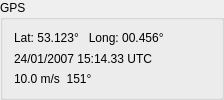
         <widget class="QGroupBox" name="GroupBoxGPSStatus">
          <property name="sizePolicy">
           <sizepolicy hsizetype="Minimum" vsizetype="Fixed">
            <horstretch>0</horstretch>
            <verstretch>0</verstretch>
           </sizepolicy>
          </property>
          <property name="title">
           <string>GPS</string>
          </property>
          <layout class="QVBoxLayout" name="_31">
           <property name="spacing">
            <number>6</number>
           </property>
           <property name="leftMargin">
            <number>11</number>
           </property>
           <property name="topMargin">
            <number>11</number>
           </property>
           <property name="rightMargin">
            <number>11</number>
           </property>
           <property name="bottomMargin">
            <number>11</number>
           </property>
           <item>
            <layout class="QHBoxLayout" name="_32">
             <property name="spacing">
              <number>6</number>
             </property>
             <property name="leftMargin">
              <number>0</number>
             </property>
             <property name="topMargin">
              <number>0</number>
             </property>
             <property name="rightMargin">
              <number>0</number>
             </property>
             <property name="bottomMargin">
              <number>0</number>
             </property>
             <item>
              <layout class="QVBoxLayout" name="_33">
               <property name="spacing">
                <number>6</number>
               </property>
               <property name="leftMargin">
                <number>0</number>
               </property>
               <property name="topMargin">
                <number>0</number>
               </property>
               <property name="rightMargin">
                <number>0</number>
               </property>
               <property name="bottomMargin">
                <number>0</number>
               </property>
               <item>
                <widget class="QLabel" name="TextLabelGPSPosition">
                 <property name="text">
                  <string>Lat: 53.123°   Long: 00.456°</string>
                 </property>
                 <property name="wordWrap">
                  <bool>false</bool>
                 </property>
                </widget>
               </item>
               <item>
                <widget class="QLabel" name="TextLabelGPSTime">
                 <property name="text">
                  <string>24/01/2007 15:14.33 UTC</string>
                 </property>
                 <property name="wordWrap">
                  <bool>false</bool>
                 </property>
                </widget>
               </item>
               <item>
                <widget class="QLabel" name="TextLabelGPSSpeedHeading">
                 <property name="text">
                  <string>10.0 m/s  151°</string>
                 </property>
                 <property name="wordWrap">
                  <bool>false</bool>
                 </property>
                </widget>
               </item>
              </layout>
             </item>
             <item>
              <spacer name="Spacer18">
               <property name="orientation">
                <enum>Qt::Horizontal</enum>
               </property>
               <property name="sizeType">
                <enum>QSizePolicy::Expanding</enum>
               </property>
               <property name="sizeHint" stdset="0">
                <size>
                 <width>20</width>
                 <height>20</height>
                </size>
               </property>
              </spacer>
             </item>
             <item>
              <layout class="QVBoxLayout" name="_34">
               <property name="spacing">
                <number>6</number>
               </property>
               <property name="leftMargin">
                <number>0</number>
               </property>
               <property name="topMargin">
                <number>0</number>
               </property>
               <property name="rightMargin">
                <number>0</number>
               </property>
               <property name="bottomMargin">
                <number>0</number>
               </property>
               <item>
                <spacer name="Spacer21">
                 <property name="orientation">
                  <enum>Qt::Vertical</enum>
                 </property>
                 <property name="sizeType">
                  <enum>QSizePolicy::MinimumExpanding</enum>
                 </property>
                 <property name="sizeHint" stdset="0">
                  <size>
                   <width>20</width>
                   <height>20</height>
                  </size>
                 </property>
                </spacer>
               </item>
               <item>
                <widget class="CMultColorLED" name="LEDGPS" native="true">
                 <property name="minimumSize">
                  <size>
                   <width>13</width>
                   <height>13</height>
                  </size>
                 </property>
                 <property name="maximumSize">
                  <size>
                   <width>13</width>
                   <height>13</height>
                  </size>
                 </property>
                </widget>
               </item>
              </layout>
             </item>
            </layout>
           </item>
          </layout>
         </widget>
